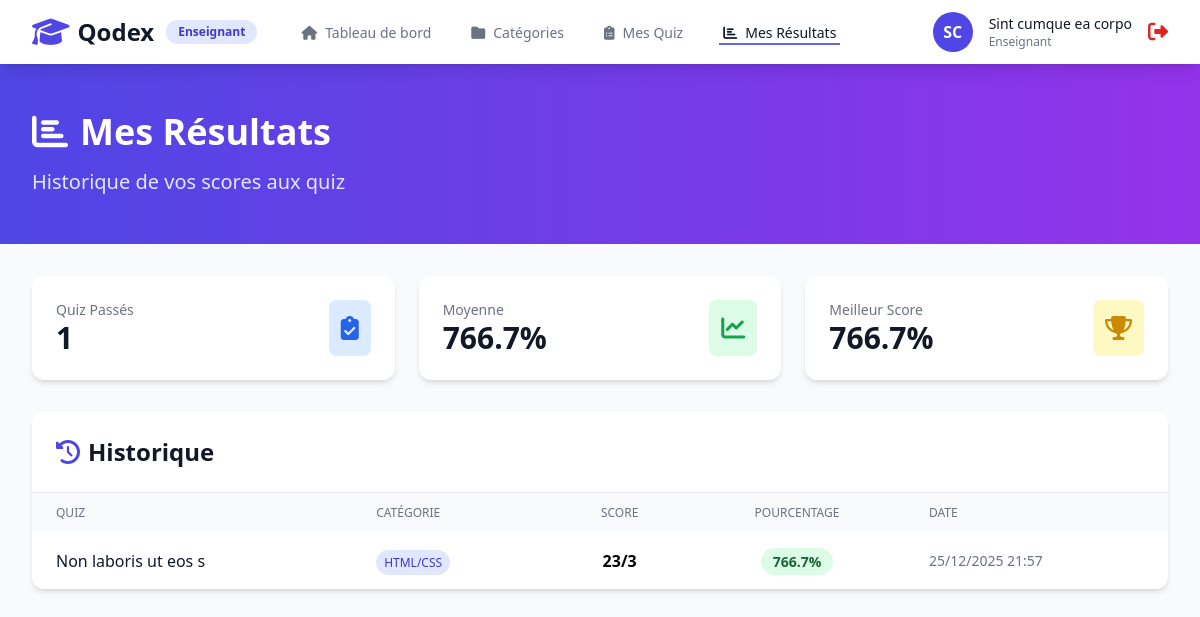
Page /pages/teacher/mes_resultats.php (signed in) on the committed database.
### tables this page shows
CREATE TABLE `results` (
  `id` int NOT NULL,
  `quiz_id` int NOT NULL,
  `etudiant_id` int NOT NULL,
  `score` int NOT NULL,
  `total_questions` int NOT NULL,
  `completed_at` timestamp NULL DEFAULT CURRENT_TIMESTAMP,
  `created_at` timestamp NULL DEFAULT NULL
);

CREATE TABLE `quiz` (
  `id` int NOT NULL,
  `titre` varchar(200) NOT NULL,
  `description` text,
  `categorie_id` int NOT NULL,
  `enseignant_id` int NOT NULL,
  `is_active` tinyint(1) DEFAULT '1',
  `created_at` timestamp NULL DEFAULT CURRENT_TIMESTAMP,
  `updated_at` timestamp NULL DEFAULT CURRENT_TIMESTAMP ON UPDATE CURRENT_TIMESTAMP
);

CREATE TABLE `categories` (
  `id` int NOT NULL,
  `nom` varchar(100) NOT NULL,
  `description` text,
  `created_by` int NOT NULL,
  `created_at` timestamp NULL DEFAULT CURRENT_TIMESTAMP,
  `updated_at` timestamp NULL DEFAULT CURRENT_TIMESTAMP ON UPDATE CURRENT_TIMESTAMP
);

### classes/Database.php (called while the page is built, shortened)
<?php
class Database {
    private static $instance = null;
    private $connection;
    private function __construct() {
        try {
            $dsn = "mysql:host=" . DB_HOST . ";dbname=" . DB_NAME . ";charset=" . DB_CHARSET;
            $options = [
                PDO::ATTR_ERRMODE => PDO::ERRMODE_EXCEPTION,
                PDO::ATTR_DEFAULT_FETCH_MODE => PDO::FETCH_ASSOC,
                PDO::ATTR_EMULATE_PREPARES => false,
            ];
            $this->connection = new PDO($dsn, DB_USER, DB_PASS, $options);
        } catch (PDOException $e) {
            die("Erreur de connexion : " . $e->getMessage());
        }
    }
    public static function getInstance() {
        if (self::$instance === null) {
            self::$instance = new self();
        }
        return self::$instance;
    }
    public function query($sql, $params = []) {
        $stmt = $this->connection->prepare($sql);
        $stmt->execute($params);
        return $stmt;
    }
}

### classes/Result.php (called while the page is built, shortened)
<?php
class Result {
    private $db;
    public function __construct() {
        $this->db = Database::getInstance();
    }
    public function getMyResults($etudiantId) {
        $sql = "SELECT r.*, q.titre as quiz_titre, c.nom as categorie_nom
                FROM results r
                LEFT JOIN quiz q ON r.quiz_id = q.id
                LEFT JOIN categories c ON q.categorie_id = c.id
                WHERE r.etudiant_id = ?
                ORDER BY r.created_at DESC";
        $result = $this->db->query($sql, [$etudiantId]);
        return $result->fetchAll();
    }
    public function getMyStats($etudiantId) {
        $sql = "SELECT
                    COUNT(*) as total_quiz,
                    AVG(score / total_questions * 100) as moyenne,
                    MAX(score / total_questions * 100) as meilleur_score
                FROM results
                WHERE etudiant_id = ?";
        $result = $this->db->query($sql, [$etudiantId]);
        return $result->fetch();
    }
}

### pages/teacher/mes_resultats.php (the view, shortened to what this page needs)
<?php
require_once '../../config/database.php';
require_once '../../classes/Database.php';
require_once '../../classes/Result.php';
$userId = $_SESSION['user_id'];
$resultObj = new Result();
$mesResultats = $resultObj->getMyResults($userId);
$mesStats = $resultObj->getMyStats($userId);
?>
<?php include '../partials/header.php'; ?>
<?php include '../partials/nav_teacher.php'; ?>
<div class="pt-16">
    <div class="bg-gradient-to-r from-indigo-600 to-purple-600 text-white">
        <div class="max-w-7xl mx-auto px-4 sm:px-6 lg:px-8 py-12">
            <h1 class="text-4xl font-bold mb-4">
                <i class="fas fa-chart-bar mr-3"></i>Mes Résultats
            </h1>
            <p class="text-xl text-indigo-100">Historique de vos scores aux quiz</p>
        </div>
    </div>
    <div class="max-w-7xl mx-auto px-4 sm:px-6 lg:px-8 py-8">
        <div class="grid grid-cols-1 md:grid-cols-3 gap-6 mb-8">
            <div class="bg-white rounded-xl shadow-md p-6">
                <div class="flex items-center justify-between">
                    <div>
                        <p class="text-gray-500 text-sm">Quiz Passés</p>
                        <p class="text-3xl font-bold text-gray-900"><?= $mesStats['total_quiz'] ?? 0 ?></p>
                    </div>
                    <div class="bg-blue-100 p-3 rounded-lg">
                        <i class="fas fa-clipboard-check text-blue-600 text-2xl"></i>
                    </div>
                </div>
            </div>
            <div class="bg-white rounded-xl shadow-md p-6">
                <div class="flex items-center justify-between">
                    <div>
                        <p class="text-gray-500 text-sm">Moyenne</p>
                        <p class="text-3xl font-bold text-gray-900">
                            <?= $mesStats['moyenne'] ? round($mesStats['moyenne'], 1) . '%' : '-' ?>
                        </p>
                    </div>
                    <div class="bg-green-100 p-3 rounded-lg">
                        <i class="fas fa-chart-line text-green-600 text-2xl"></i>
                    </div>
                </div>
            </div>
            <div class="bg-white rounded-xl shadow-md p-6">
                <div class="flex items-center justify-between">
                    <div>
                        <p class="text-gray-500 text-sm">Meilleur Score</p>
                        <p class="text-3xl font-bold text-gray-900">
                            <?= $mesStats['meilleur_score'] ? round($mesStats['meilleur_score'], 1) . '%' : '-' ?>
                        </p>
                    </div>
                    <div class="bg-yellow-100 p-3 rounded-lg">
                        <i class="fas fa-trophy text-yellow-600 text-2xl"></i>
                    </div>
                </div>
            </div>
        </div>
        <div class="bg-white rounded-xl shadow-md overflow-hidden">
            <div class="p-6 border-b border-gray-200">
                <h2 class="text-2xl font-bold text-gray-900">
                    <i class="fas fa-history mr-2 text-indigo-600"></i>Historique
                </h2>
            </div>
            <?php if (empty($mesResultats)): ?>
                <div class="p-8 text-center">
                    <i class="fas fa-inbox text-6xl text-gray-300 mb-4"></i>
                    <h3 class="text-xl font-bold text-gray-900 mb-2">Aucun résultat</h3>
                    <p class="text-gray-600">Vous n'avez pas encore passé de quiz.</p>
                </div>
            <?php else: ?>
                <div class="overflow-x-auto">
                    <table class="w-full">
                        <thead class="bg-gray-50">
                            <tr>
                                <th class="px-6 py-3 text-left text-xs font-medium text-gray-500 uppercase">Quiz</th>
                                <th class="px-6 py-3 text-left text-xs font-medium text-gray-500 uppercase">Catégorie</th>
                                <th class="px-6 py-3 text-center text-xs font-medium text-gray-500 uppercase">Score</th>
                                <th class="px-6 py-3 text-center text-xs font-medium text-gray-500 uppercase">Pourcentage</th>
                                <th class="px-6 py-3 text-left text-xs font-medium text-gray-500 uppercase">Date</th>
                            </tr>
                        </thead>
                        <tbody class="divide-y divide-gray-200">
                            <?php foreach ($mesResultats as $resultat): ?>
                                <?php
                                $pourcentage = ($resultat['score'] / $resultat['total_questions']) * 100;
                                if ($pourcentage >= 80) {
                                    $colorClass = 'bg-green-100 text-green-800';
                                } elseif ($pourcentage >= 60) {
                                    $colorClass = 'bg-yellow-100 text-yellow-800';
                                } else {
                                    $colorClass = 'bg-red-100 text-red-800';
                                }
                                ?>
                                <tr class="hover:bg-gray-50">
                                    <td class="px-6 py-4">
                                        <div class="font-medium text-gray-900">
                                            <?= htmlspecialchars($resultat['quiz_titre']) ?>
                                        </div>
                                    </td>
                                    <td class="px-6 py-4">
                                        <span class="px-2 py-1 bg-indigo-100 text-indigo-700 text-xs rounded-full">
                                            <?= htmlspecialchars($resultat['categorie_nom'] ?? 'N/A') ?>
                                        </span>
                                    </td>
                                    <td class="px-6 py-4 text-center font-bold">
                                        <?= $resultat['score'] ?>/<?= $resultat['total_questions'] ?>
                                    </td>
                                    <td class="px-6 py-4 text-center">
                                        <span class="px-3 py-1 <?= $colorClass ?> text-sm font-semibold rounded-full">
                                            <?= round($pourcentage, 1) ?>%
                                        </span>
                                    </td>
                                    <td class="px-6 py-4 text-gray-500 text-sm">
                                        <?= date('d/m/Y H:i', strtotime($resultat['created_at'])) ?>
                                    </td>
                                </tr>
                            <?php endforeach; ?>
                        </tbody>
                    </table>
                </div>
            <?php endif; ?>
        </div>
    </div>
</div>
<?php include '../partials/footer.php'; ?>

### rows in the picture
results: quiz.titre "Non laboris ut eos s", categories.nom "HTML/CSS", score "23", total_questions "3", pourcentage "766.7", created_at "25/12/2025 21:57"

### other values in the picture
$initials "SC"
$userName "Sint cumque ea corpo"
$mesStats['total_quiz'] "1"
$mesStats['moyenne'] "766.7"
$mesStats['meilleur_score'] "766.7"
